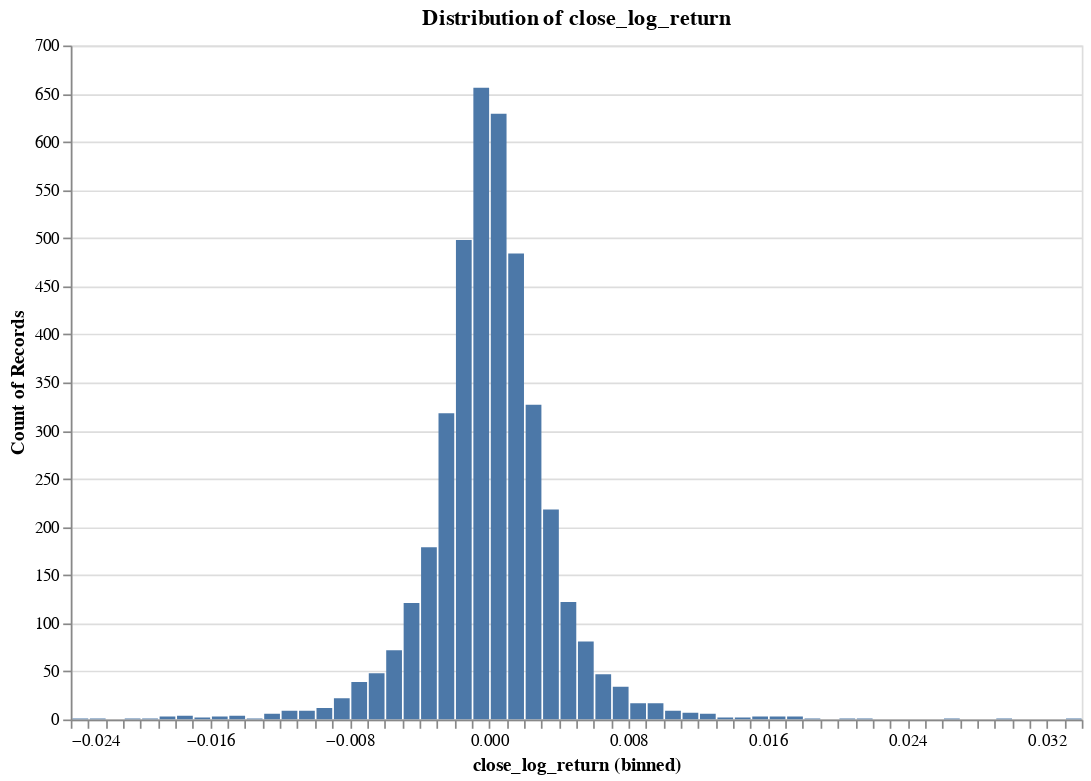

The cell this chart's notebook holds for it:
### Code cell
research.plot_distribution(ts, target, no_bins = 100)

### Figure 1 — Vega specification as saved in the notebook (floating-point values rounded to 4 significant figures)
{"$schema": "https://vega.github.io/schema/vega/v5.json", "data": [{"name": "param_4_store"}, {"name": "source_0", "values": [{"__count": 318, "bin_maxbins_100_close_log_return": -0.003, "bin_maxbins_100_close_log_return_end": -0.002}, {"__count": 484, "bin_maxbins_100_close_log_return": 0.001, "bin_maxbins_100_close_log_return_end": 0.002}, {"__count": 122, "bin_maxbins_100_close_log_return": 0.004, "bin_maxbins_100_close_log_return_end": 0.005}, {"__count": 629, "bin_maxbins_100_close_log_return": 0.0, "bin_maxbins_100_close_log_return_end": 0.001}, {"__count": 656, "bin_maxbins_100_close_log_return": -0.001, "bin_maxbins_100_close_log_return_end": -8.674e-19}, {"__count": 72, "bin_maxbins_100_close_log_return": -0.006, "bin_maxbins_100_close_log_return_end": -0.005}, {"__count": 327, "bin_maxbins_100_close_log_return": 0.002, "bin_maxbins_100_close_log_return_end": 0.003}, {"__count": 121, "bin_maxbins_100_close_log_return": -0.005, "bin_maxbins_100_close_log_return_end": -0.004}, {"__count": 47, "bin_maxbins_100_close_log_return": 0.006, "bin_maxbins_100_close_log_return_end": 0.007}, {"__count": 218, "bin_maxbins_100_close_log_return": 0.003, "bin_maxbins_100_close_log_return_end": 0.004}, {"__count": 34, "bin_maxbins_100_close_log_return": 0.007, "bin_maxbins_100_close_log_return_end": 0.008}, {"__count": 17, "bin_maxbins_100_close_log_return": 0.008, "bin_maxbins_100_close_log_return_end": 0.009}, {"__count": 498, "bin_maxbins_100_close_log_return": -0.002, "bin_maxbins_100_close_log_return_end": -0.001}, {"__count": 179, "bin_maxbins_100_close_log_return": -0.004, "bin_maxbins_100_close_log_return_end": -0.003}, {"__count": 2, "bin_maxbins_100_close_log_return": 0.014, "bin_maxbins_100_close_log_return_end": 0.015}, {"__count": 81, "bin_maxbins_100_close_log_return": 0.005, "bin_maxbins_100_close_log_return_end": 0.006}, {"__count": 6, "bin_maxbins_100_close_log_return": 0.012, "bin_maxbins_100_close_log_return_end": 0.013}, {"__count": 48, "bin_maxbins_100_close_log_return": -0.007, "bin_maxbins_100_close_log_return_end": -0.006}, {"__count": 7, "bin_maxbins_100_close_log_return": 0.011, "bin_maxbins_100_close_log_return_end": 0.012}, {"__count": 39, "bin_maxbins_100_close_log_return": -0.008, "bin_maxbins_100_close_log_return_end": -0.007}, {"__count": 4, "bin_maxbins_100_close_log_return": -0.015, "bin_maxbins_100_close_log_return_end": -0.014}, {"__count": 12, "bin_maxbins_100_close_log_return": -0.01, "bin_maxbins_100_close_log_return_end": -0.009}, {"__count": 17, "bin_maxbins_100_close_log_return": 0.009, "bin_maxbins_100_close_log_return_end": 0.01}, {"__count": 6, "bin_maxbins_100_close_log_return": -0.013, "bin_maxbins_100_close_log_return_end": -0.012}, {"__count": 3, "bin_maxbins_100_close_log_return": 0.016, "bin_maxbins_100_close_log_return_end": 0.017}, {"__count": 9, "bin_maxbins_100_close_log_return": -0.012, "bin_maxbins_100_close_log_return_end": -0.011}, {"__count": 9, "bin_maxbins_100_close_log_return": -0.011, "bin_maxbins_100_close_log_return_end": -0.01}, {"__count": 22, "bin_maxbins_100_close_log_return": -0.009, "bin_maxbins_100_close_log_return_end": -0.008}, {"__count": 1, "bin_maxbins_100_close_log_return": -0.024, "bin_maxbins_100_close_log_return_end": -0.023}, {"__count": 3, "bin_maxbins_100_close_log_return": 0.015, "bin_maxbins_100_close_log_return_end": 0.016}, {"__count": 4, "bin_maxbins_100_close_log_return": -0.018, "bin_maxbins_100_close_log_return_end": -0.017}, {"__count": 3, "bin_maxbins_100_close_log_return": -0.016, "bin_maxbins_100_close_log_return_end": -0.015}, {"__count": 9, "bin_maxbins_100_close_log_return": 0.01, "bin_maxbins_100_close_log_return_end": 0.011}, {"__count": 2, "bin_maxbins_100_close_log_return": -0.017, "bin_maxbins_100_close_log_return_end": -0.016}, {"__count": 1, "bin_maxbins_100_close_log_return": -0.014, "bin_maxbins_100_close_log_return_end": -0.013}, {"__count": 3, "bin_maxbins_100_close_log_return": -0.019, "bin_maxbins_100_close_log_return_end": -0.018}, {"__count": 3, "bin_maxbins_100_close_log_return": 0.017, "bin_maxbins_100_close_log_return_end": 0.018}, {"__count": 1, "bin_maxbins_100_close_log_return": 0.02, "bin_maxbins_100_close_log_return_end": 0.021}, {"__count": 1, "bin_maxbins_100_close_log_return": 0.026, "bin_maxbins_100_close_log_return_end": 0.027}, {"__count": 1, "bin_maxbins_100_close_log_return": 0.029, "bin_maxbins_100_close_log_return_end": 0.03}, {"__count": 1, "bin_maxbins_100_close_log_return": 0.021, "bin_maxbins_100_close_log_return_end": 0.022}, {"__count": 1, "bin_maxbins_100_close_log_return": -0.023, "bin_maxbins_100_close_log_return_end": -0.022}, {"__count": 1, "bin_maxbins_100_close_log_return": -0.02, "bin_maxbins_100_close_log_return_end": -0.019}, {"__count": 2, "bin_maxbins_100_close_log_return": 0.013, "bin_maxbins_100_close_log_return_end": 0.014}, {"__count": 1, "bin_maxbins_100_close_log_return": -0.021, "bin_maxbins_100_close_log_return_end": -0.02}, {"__count": 1, "bin_maxbins_100_close_log_return": 0.018, "bin_maxbins_100_close_log_return_end": 0.019}, {"__count": 1, "bin_maxbins_100_close_log_return": 0.033, "bin_maxbins_100_close_log_return_end": 0.034}]}, {"name": "source_0_y_domain___count", "values": [{"min": 1, "max": 656}]}], "signals": [{"name": "bin_maxbins_100_close_log_return_bins", "value": {"fields": ["close_log_return"], "fname": "bin_close_log_return", "start": -0.024, "step": 0.001, "stop": 0.034}}, {"name": "unit", "value": {}, "on": [{"events": "pointermove", "update": "isTuple(group()) ? group() : unit"}]}, {"name": "param_4", "update": "vlSelectionResolve(\"param_4_store\", \"union\")"}, {"name": "param_4_close_log_return", "on": [{"events": [{"source": "view", "type": "dblclick"}], "update": "null"}, {"events": {"signal": "param_4_translate_delta"}, "update": "panLinear(param_4_translate_anchor.extent_x, -param_4_translate_delta.x / width)"}, {"events": {"signal": "param_4_zoom_delta"}, "update": "zoomLinear(domain(\"x\"), param_4_zoom_anchor.x, param_4_zoom_delta)"}]}, {"name": "param_4_tuple", "on": [{"events": [{"signal": "param_4_close_log_return"}], "update": "param_4_close_log_return ? {unit: \"\", fields: param_4_tuple_fields, values: [param_4_close_log_return]} : null"}]}, {"name": "param_4_tuple_fields", "value": [{"field": "close_log_return", "channel": "x", "type": "R"}]}, {"name": "param_4_translate_anchor", "value": {}, "on": [{"events": [{"source": "scope", "type": "pointerdown"}], "update": "{x: x(unit), y: y(unit), extent_x: domain(\"x\")}"}]}, {"name": "param_4_translate_delta", "value": {}, "on": [{"events": [{"source": "window", "between": [{"source": "scope", "type": "pointerdown"}, {"source": "window", "type": "pointerup"}], "consume": true, "type": "pointermove"}], "update": "{x: param_4_translate_anchor.x - x(unit), y: param_4_translate_anchor.y - y(unit)}"}]}, {"name": "param_4_zoom_anchor", "on": [{"events": [{"source": "scope", "type": "wheel", "consume": true}], "update": "{x: invert(\"x\", x(unit)), y: invert(\"y\", y(unit))}"}]}, {"name": "param_4_zoom_delta", "on": [{"events": [{"source": "scope", "consume": true, "type": "wheel"}], "update": "pow(1.001, event.deltaY * pow(16, event.deltaMode))", "force": true}]}, {"name": "param_4_modify", "on": [{"events": {"signal": "param_4_tuple"}, "update": "modify(\"param_4_store\", param_4_tuple, true)"}]}], "marks": [{"type": "rect", "name": "marks", "from": {"data": "source_0"}, "encode": {"update": {"y2": {"value": 0, "scale": "y"}, "x": {"field": "bin_maxbins_100_close_log_return_end", "scale": "x", "offset": {"signal": "0.5 + (abs(scale(\"x\", datum[\"bin_maxbins_100_close_log_return_end\"]) - scale(\"x\", datum[\"bin_maxbins_100_close_log_return\"])) < 0.25 ? 0.5 * (0.25 - (abs(scale(\"x\", datum[\"bin_maxbins_100_close_log_return_end\"]) - scale(\"x\", datum[\"bin_maxbins_100_close_log_return\"])))) : -0.5)"}}, "x2": {"field": "bin_maxbins_100_close_log_return", "scale": "x", "offset": {"signal": "0.5 + (abs(scale(\"x\", datum[\"bin_maxbins_100_close_log_return_end\"]) - scale(\"x\", datum[\"bin_maxbins_100_close_log_return\"])) < 0.25 ? -0.5 * (0.25 - (abs(scale(\"x\", datum[\"bin_maxbins_100_close_log_return_end\"]) - scale(\"x\", datum[\"bin_maxbins_100_close_log_return\"])))) : 0.5)"}}, "fill": {"value": "#4c78a8"}, "y": {"field": "__count", "scale": "y"}}}, "interactive": true, "style": ["bar"], "clip": true}], "scales": [{"name": "x", "type": "linear", "domain": {"signal": "[bin_maxbins_100_close_log_return_bins.start, bin_maxbins_100_close_log_return_bins.stop]"}, "range": [0, {"signal": "width"}], "bins": {"signal": "bin_maxbins_100_close_log_return_bins"}, "zero": false, "domainRaw": {"signal": "param_4[\"close_log_return\"]"}}, {"name": "y", "type": "linear", "domain": [{"signal": "(data(\"source_0_y_domain___count\")[0] || {}).min"}, {"signal": "(data(\"source_0_y_domain___count\")[0] || {}).max"}], "range": [{"signal": "height"}, 0], "nice": true, "zero": true}], "axes": [{"scale": "y", "gridScale": "x", "labels": false, "orient": "left", "domain": false, "aria": false, "maxExtent": 0, "tickCount": {"signal": "ceil(height/40)"}, "minExtent": 0, "zindex": 0, "ticks": false, "grid": true}, {"scale": "x", "zindex": 0, "orient": "bottom", "grid": false, "tickCount": {"signal": "ceil(width/10)"}, "labelOverlap": true, "title": "close_log_return (binned)", "labelFlush": true}, {"scale": "y", "title": "Count of Records", "grid": false, "zindex": 0, "orient": "left", "labelOverlap": true, "tickCount": {"signal": "ceil(height/40)"}}], "title": {"text": "Distribution of close_log_return", "frame": "group"}, "padding": 5, "height": 400, "background": "white", "width": 600, "style": "cell"}
